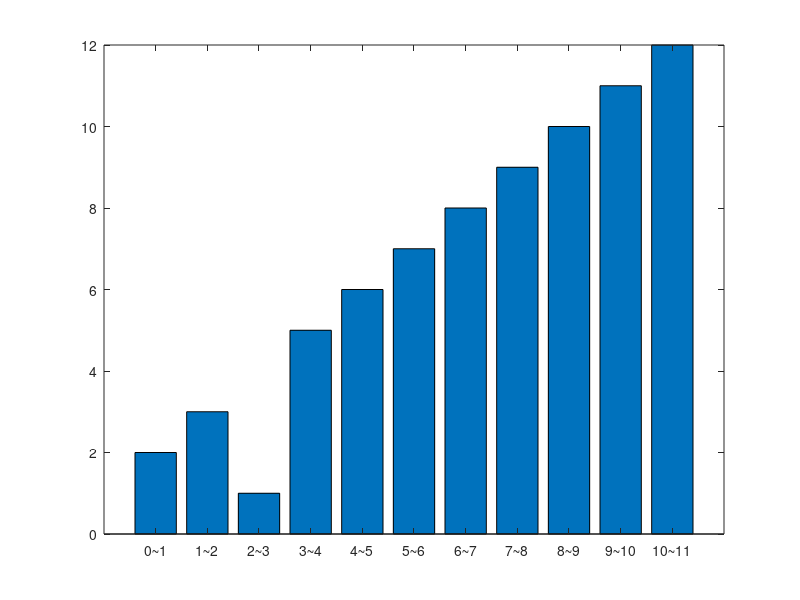

Here is the MATLAB script that generated this plot:
x=1:1:11;
y=[2 3 1 5 6 7 8 9 10 11 12];
bar(x,y)
xtick={'0~1','1~2','2~3','3~4','4~5','5~6','6~7','7~8','8~9','9~10','10~11'};
set(gca,'xticklabel',xtick);